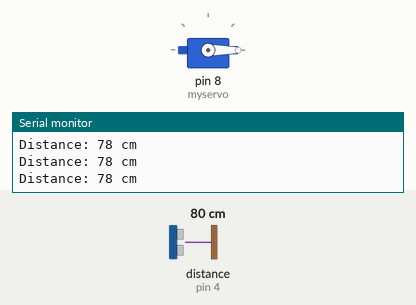
Simulated run of this sketch. Board: Arduino Uno, built with avr-gcc and run on an emulated ATmega328P. Parts: servo, the last lines printed to the serial monitor. Wiring (inferred from the names in the program): ultrasonic range finder: trigger pin 5; echo pin 4. The inputs (shaded band) are chosen by the test bench; at power-on: distance to the obstacle (sensor on pin 4) 80 cm. The echo pulse lasts 58.3 µs per cm.

Above: at 1.3 s.
1.4 s: distance to the obstacle (sensor on pin 4) set to 33 cm
2.9 s: distance to the obstacle (sensor on pin 4) set to 27 cm
At 3.8 s:
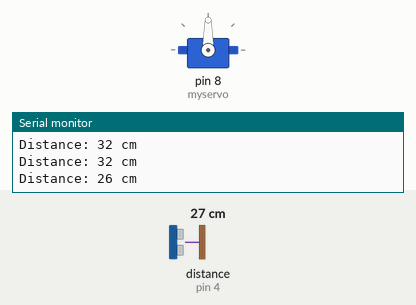
4.5 s: distance to the obstacle (sensor on pin 4) set to 35 cm
At 6.7 s:
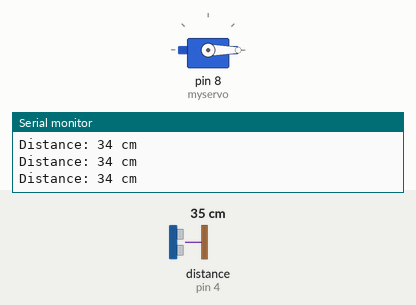
7.0 s: distance to the obstacle (sensor on pin 4) set to 2 cm
At 8.4 s:
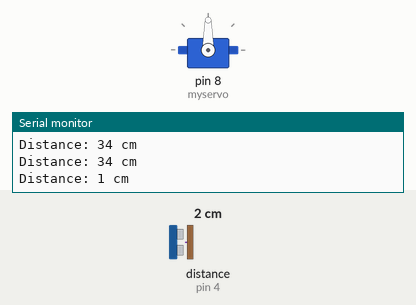
Timing chart, 0 to 9.5 s (numbered marks = the images above; inputs shaded):
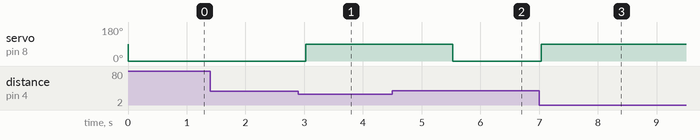

Measured:
- the behaviour switches between 31 and 30 cm on distance to the obstacle (sensor on pin 4) (found by bisection; images 0 and 1)
- after the input at 2.9 s, servo on pin 8 (myservo): 0° → 90° after 0.13 s
- after the input at 4.5 s, servo on pin 8 (myservo): 90° → 0° after 1.0 s
- after the input at 7.0 s, servo on pin 8 (myservo): 0° → 90° at once

The sketch:

Project_1-_Smart_Dustbin_2.ino
```cpp
#include <Servo.h>

int distance_Function(int echo, int trig);

Servo myservo;
int echo = 4, trig = 5;

void setup() {
  Serial.begin(9600);
  myservo.attach(8);
  pinMode(echo, INPUT);
  pinMode(trig, OUTPUT);
}

void loop() {
  int distance = distance_Function(echo, trig);
  Serial.print("Distance: ");
  Serial.print(distance);
  Serial.println(" cm");

  if (distance < 30) {
    myservo.write(90);
    delay(2000);
  } else {
    myservo.write(0);
  }

  delay(500);
}

int distance_Function(int echo, int trig) {
  digitalWrite(trig, LOW);
  delayMicroseconds(2);

  digitalWrite(trig, HIGH);
  delayMicroseconds(10);
  digitalWrite(trig, LOW);

  long duration = pulseIn(echo, HIGH);


  float distance = (0.034 * duration) / 2;
  return distance;
}
```
